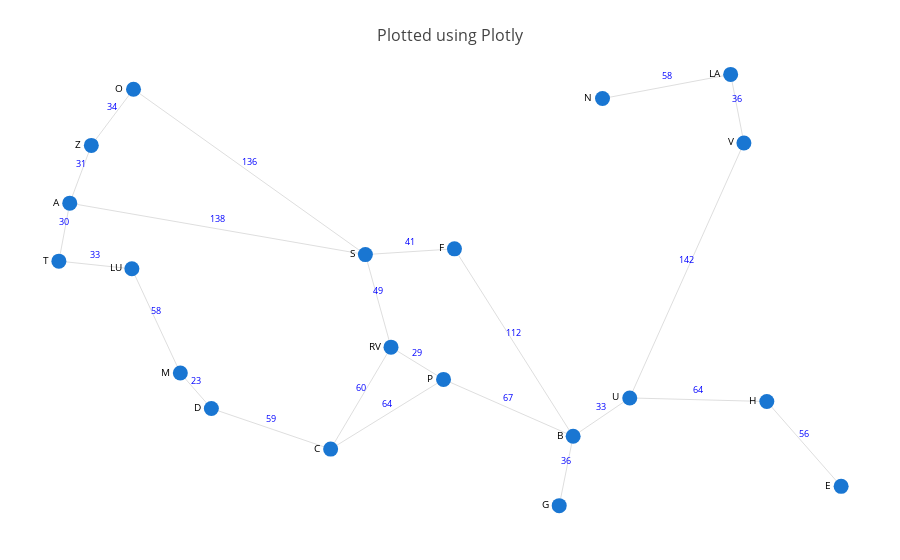

Notebook cell for this chart:
### Code cell
from helper_parthi2929 import *


romania_location_map = {
    'A' : {'pos': (21.31227,46.18656), 'connections': ['S','T','Z'] },
    'S' : {'pos': (24.12558,45.79833), 'connections': ['F','RV','O'] },
    'Z' : {'pos': (21.51742,46.62251), 'connections': ['O'] },
    'T' : {'pos': (21.20868,45.74887), 'connections': ['LU'] },
    'F' : {'pos': (24.97310,45.84164), 'connections': ['B'] },
    'LU' : {'pos': (21.90346,45.69099), 'connections': ['M'] },
    'RV' : {'pos': (24.36932,45.09968), 'connections': ['C','P'] },
    'M' : {'pos': (22.36452,44.90411), 'connections': ['D'] },
    'D' : {'pos': (22.65973,44.63692), 'connections': ['C'] },
    'P' : {'pos': (24.86918,44.85648), 'connections': ['B','C'] },
    'B' : {'pos': (26.10254,44.42677), 'connections': ['G','U'] },
    'U' : {'pos': (26.64112,44.71653), 'connections': ['H','V'] },
    'V' : {'pos': (27.72765,46.64069), 'connections': ['LA'] },
    'LA' : {'pos':(27.60144,47.15845), 'connections': ['N'] },
    'H' : {'pos': (27.94566,44.68935), 'connections': ['E'] },
    
    #'C' and 'O' are not really dead ended, but connection not included solely caz already included earlier
    # current algo starting here may have problem
    'C' : {'pos': (23.79488,44.33018), 'connections': [] },    
    'O' : {'pos': (21.91894,47.04650), 'connections': [] },        
    
    # these guys are dead ended but you can go backwards
    # currently algo starting here may have problem
    'N' : {'pos': (26.38188,46.97587), 'connections': [] },    
    'G' : {'pos': (25.96993,43.90371), 'connections': [] },    
    'E' : {'pos': (28.65273,44.04911), 'connections': [] }
}

graph = load_map_graph(romania_location_map)
#show_map(graph, start='A',goal='B',path=['A','S','F','B'],SLDTarget='B')
show_map(graph)

### Figure 1 — Plotly figure (JSON) as saved in the notebook; plotly's stock layout.template omitted (floating-point values rounded to 4 significant figures)
{"data": [{"hoverinfo": "none", "line": {"color": "#BDBDBD", "width": 0.5}, "mode": "lines+text", "text": [], "type": "scatter", "x": [21.31, 24.13, null, 21.31, 21.21, null, 21.31, 21.52, null, 24.13, 24.97, null, 24.13, 24.37, null, 24.13, 21.92, null, 21.52, 21.92, null, 21.21, 21.9, null, 24.97, 26.1, null, 21.9, 22.36, null, 24.37, 23.79, null, 24.37, 24.87, null, 22.36, 22.66, null, 22.66, 23.79, null, 24.87, 26.1, null, 24.87, 23.79, null, 26.1, 25.97, null, 26.1, 26.64, null, 26.64, 27.95, null, 26.64, 27.73, null, 27.73, 27.6, null, 27.6, 26.38, null, 27.95, 28.65, null], "y": [46.19, 45.8, null, 46.19, 45.75, null, 46.19, 46.62, null, 45.8, 45.84, null, 45.8, 45.1, null, 45.8, 47.05, null, 46.62, 47.05, null, 45.75, 45.69, null, 45.84, 44.43, null, 45.69, 44.9, null, 45.1, 44.33, null, 45.1, 44.86, null, 44.9, 44.64, null, 44.64, 44.33, null, 44.86, 44.43, null, 44.86, 44.33, null, 44.43, 43.9, null, 44.43, 44.72, null, 44.72, 44.69, null, 44.72, 46.64, null, 46.64, 47.16, null, 47.16, 46.98, null, 44.69, 44.05, null]}, {"hoverinfo": "none", "marker": {"color": ["#1976D2", "#1976D2", "#1976D2", "#1976D2", "#1976D2", "#1976D2", "#1976D2", "#1976D2", "#1976D2", "#1976D2", "#1976D2", "#1976D2", "#1976D2", "#1976D2", "#1976D2", "#1976D2", "#1976D2", "#1976D2", "#1976D2", "#1976D2"], "colorbar": {"thickness": 5, "title": "Node Connections", "titleside": "left", "xanchor": "left"}, "colorscale": "Hot", "line": {"width": 0}, "reversescale": true, "showscale": false, "size": 15}, "mode": "markers+text", "text": ["A", "S", "Z", "T", "F", "LU", "RV", "M", "D", "P", "B", "U", "V", "LA", "H", "C", "O", "N", "G", "E"], "textfont": {"color": "black", "size": 10}, "textposition": "left", "type": "scatter", "x": [21.31, 24.13, 21.52, 21.21, 24.97, 21.9, 24.37, 22.36, 22.66, 24.87, 26.1, 26.64, 27.73, 27.6, 27.95, 23.79, 21.92, 26.38, 25.97, 28.65], "y": [46.19, 45.8, 46.62, 45.75, 45.84, 45.69, 45.1, 44.9, 44.64, 44.86, 44.43, 44.72, 46.64, 47.16, 44.69, 44.33, 47.05, 46.98, 43.9, 44.05]}, {"hoverinfo": "none", "marker": {"opacity": 0}, "mode": "markers+text", "text": [138, 30, 31, 41, 49, 136, 34, 33, 112, 58, 60, 29, 23, 59, 67, 64, 36, 33, 64, 142, 36, 58, 56], "textfont": {"color": "blue", "size": 9}, "textposition": "top", "type": "scatter", "x": [22.72, 21.26, 21.41, 24.55, 24.25, 23.02, 21.72, 21.56, 25.54, 22.13, 24.08, 24.62, 22.51, 23.23, 25.49, 24.33, 26.04, 26.37, 27.29, 27.18, 27.66, 26.99, 28.3], "y": [45.99, 45.97, 46.4, 45.82, 45.45, 46.42, 46.83, 45.72, 45.13, 45.3, 44.71, 44.98, 44.77, 44.48, 44.64, 44.59, 44.17, 44.57, 44.7, 45.68, 46.9, 47.07, 44.37]}, {"hoverinfo": "none", "line": {"width": 1}, "marker": {"opacity": 0, "size": 15}, "mode": "markers+text", "text": [], "textfont": {"color": "red", "size": 9}, "textposition": "top", "type": "scatter", "x": [], "y": []}], "layout": {"autosize": true, "hovermode": "closest", "margin": {"b": 20, "l": 5, "r": 5, "t": 40}, "showlegend": false, "title": "<br>Plotted using Plotly", "titlefont": {"size": 16}, "xaxis": {"showgrid": false, "showticklabels": false, "zeroline": false}, "yaxis": {"showgrid": false, "showticklabels": false, "zeroline": false}}}
